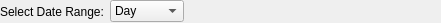
<?xml version="1.0" encoding="UTF-8"?>
<ui version="4.0">
 <class>SelectDateRange</class>
 <widget class="QWidget" name="SelectDateRange">
  <property name="geometry">
   <rect>
    <x>0</x>
    <y>0</y>
    <width>441</width>
    <height>23</height>
   </rect>
  </property>
  <property name="windowTitle">
   <string>Form</string>
  </property>
  <layout class="QHBoxLayout" name="horizontalLayout">
   <property name="leftMargin">
    <number>0</number>
   </property>
   <property name="topMargin">
    <number>0</number>
   </property>
   <property name="rightMargin">
    <number>0</number>
   </property>
   <property name="bottomMargin">
    <number>0</number>
   </property>
   <item>
    <widget class="QLabel" name="label">
     <property name="text">
      <string>Select Date Range:</string>
     </property>
    </widget>
   </item>
   <item>
    <widget class="QComboBox" name="comboBox">
     <property name="currentIndex">
      <number>0</number>
     </property>
     <item>
      <property name="text">
       <string>Day</string>
      </property>
     </item>
     <item>
      <property name="text">
       <string>Week</string>
      </property>
     </item>
     <item>
      <property name="text">
       <string>Month</string>
      </property>
     </item>
     <item>
      <property name="text">
       <string>Year</string>
      </property>
     </item>
     <item>
      <property name="text">
       <string>All Time</string>
      </property>
     </item>
     <item>
      <property name="text">
       <string>Custom</string>
      </property>
     </item>
    </widget>
   </item>
   <item>
    <widget class="QWidget" name="widget" native="true">
     <property name="sizePolicy">
      <sizepolicy hsizetype="Preferred" vsizetype="Preferred">
       <horstretch>1</horstretch>
       <verstretch>0</verstretch>
      </sizepolicy>
     </property>
    </widget>
   </item>
  </layout>
 </widget>
 <resources/>
 <connections>
  <connection>
   <sender>comboBox</sender>
   <signal>currentIndexChanged(int)</signal>
   <receiver>SelectDateRange</receiver>
   <slot>_combobox_index_changed(int)</slot>
   <hints>
    <hint type="sourcelabel">
     <x>99</x>
     <y>11</y>
    </hint>
    <hint type="destinationlabel">
     <x>135</x>
     <y>13</y>
    </hint>
   </hints>
  </connection>
 </connections>
 <slots>
  <slot>_combobox_index_changed(int)</slot>
 </slots>
</ui>
